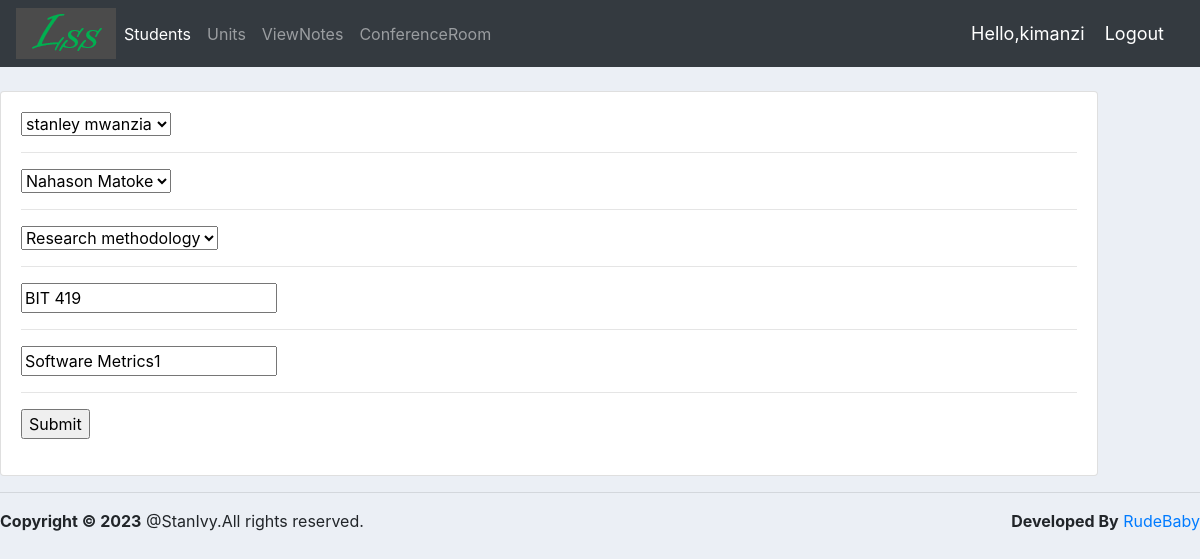
The app's page /update_unit/1/ (signed in) with its own data.
### events/models.py (models this page shows, shortened)
class unit(models.Model):
    student = models.ForeignKey(student, null=True, on_delete=models.SET_NULL)
    teacher = models.ForeignKey(teacher, null=True, on_delete=models.SET_NULL)
    Book    = models.ForeignKey(Book,null=True,on_delete=models.SET_NULL)
    unitcode = models.CharField(max_length=200, null=True)
    unitname = models.CharField(max_length=200, null=True)
    date_created = models.DateTimeField(auto_now_add=True, null=True)

### events/decorators.py (the view)
        def wrapper_func(request,*args,**kwargs):
            group =None
            if request.user.groups.exists():
                group=request.user.groups.all()[0].name
            if group in allowed_roles:
                return view_func(request,*args, **kwargs)
            else:
                return HttpResponse("Ooops!! you are not authorized to view this page ")

### events/forms.py
class UnitForm(ModelForm):
    class Meta:
        model = unit
        fields ='__all__'

### events/models.py (called while the page is built)
    def __str__(self):
        return self.name

    def __str__(self):
        return self.name

    def __str__(self):
        return self.title

### events/views.py (called while the page is built)
@login_required(login_url='login')
@allowed_users(allowed_roles=['admin','teacher'])
def updateUnit(request,pk):
    units = unit.objects.get(id=pk)
    formset = UnitForm(instance=units)
    if request.method=='POST':
        formset= UnitForm(request.POST,instance=units)
        if formset.is_valid():
            formset.save()
            return  redirect('/')
    context = {'formset': formset}
    return render(request, 'events/unit_form.html', context)

### events/templates/events/unit_form.html (shortened to what this page needs)
{% extends 'events/main.html' %}
{% load static %}
{% block content %}
<br>
<div class="row">
    <div class="col-md-11">
        <div class="card card-body">
            <form action="" method="POST">
                {% for form in formset %}
                    {{form}}
                    <hr>
                {% endfor %}
                <input type="submit" name="Confirm">
            </form>
        </div>
    </div>
</div>
{% endblock %}

### events/templates/events/navbar.html (shortened to what this page needs)
{% load static %}
<nav class="navbar navbar-expand-lg navbar-dark bg-dark">
    <img src="{% static 'images/class1.png' %}">
  <div class="collapse navbar-collapse" id="navbarNav">
    <ul class="navbar-nav">
      <li class="nav-item active">
       <a class="nav-link" href="{% url 'students' %}">Students</a>
      </li>
         <li class="nav-item ">
       <a class="nav-link" href="{% url 'unit' %}">Units</a>
      </li>
        <li class="nav-item ">
       <a class="nav-link" href="{% url 'book_list' %}">ViewNotes</a>
      </li>
        <li class="nav-item ">
       <a class="nav-link" href="{% url 'chat' %} ">ConferenceRoom</a>
      </li>
      </ul>
  </div>
    <span class="hello-msg">Hello,{{request.user}}</span>
        <span ><a class="hello-msg" href="{% url 'logout' %}">Logout</a> </span>
</nav>

### static/css/main.css (style rules this page uses)
body { background-color:#ebeff5; }
body { background-image:url(admin.jpg); background-size:100%; }

### events/templates/events/navbar.html (style rules this page uses)
.hello-msg { font-size: 18px; color:#fff; margin-right: 20px }

### records on screen
unit: formset "stanley mwanzia" "Nahason Matoke" "Research methodology" "BIT 419" "Software Metrics1"

### other values on screen
{{ request.user }} "kimanzi"
